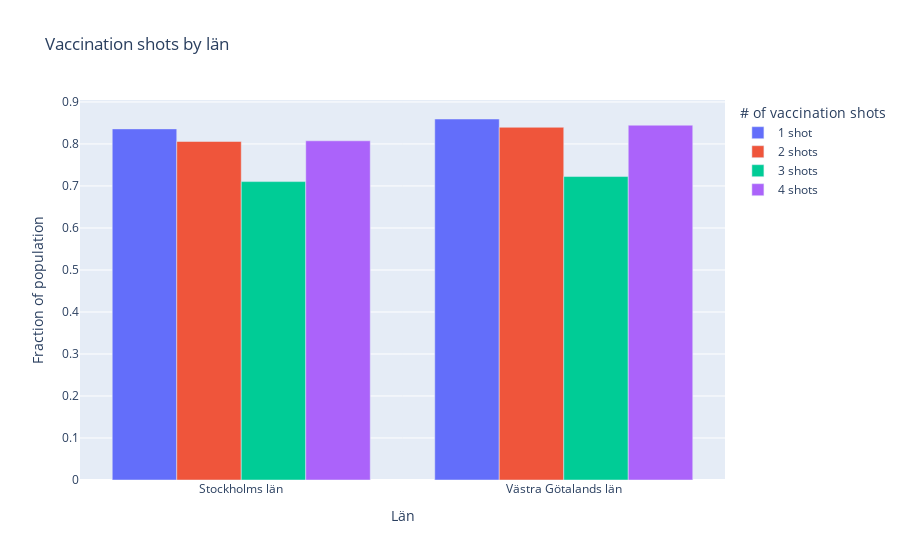

Source (notebook cell):
### Code cell
df_shots["4 shots"] = df_vac.groupby("Län_namn")["Andel 4 doser"].mean()

fig = px.bar(
    df_shots.loc[['Stockholms län', 'Västra Götalands län']],
    barmode = "group",
    title="Vaccination shots by län",
    labels=dict(variable="# of vaccination shots", value="Fraction of population", Län_namn = "Län"),
)

fig.show()
fig.write_html("Visualizations/SWE_Vaccination_shots_sthml_and_vgota.html")

### Figure 1 — Plotly figure (JSON) as saved in the notebook; plotly's stock layout.template omitted (floating-point values rounded to 4 significant figures)
{"data": [{"alignmentgroup": "True", "hovertemplate": "# of vaccination shots=1 shot<br>Län=%{x}<br>Fraction of population=%{y}<extra></extra>", "legendgroup": "1 shot", "marker": {"color": "#636efa", "pattern": {"shape": ""}}, "name": "1 shot", "offsetgroup": "1 shot", "orientation": "v", "showlegend": true, "textposition": "auto", "type": "bar", "x": ["Stockholms län", "Västra Götalands län"], "xaxis": "x", "y": [0.8359, 0.8594], "yaxis": "y"}, {"alignmentgroup": "True", "hovertemplate": "# of vaccination shots=2 shots<br>Län=%{x}<br>Fraction of population=%{y}<extra></extra>", "legendgroup": "2 shots", "marker": {"color": "#EF553B", "pattern": {"shape": ""}}, "name": "2 shots", "offsetgroup": "2 shots", "orientation": "v", "showlegend": true, "textposition": "auto", "type": "bar", "x": ["Stockholms län", "Västra Götalands län"], "xaxis": "x", "y": [0.8059, 0.8397], "yaxis": "y"}, {"alignmentgroup": "True", "hovertemplate": "# of vaccination shots=3 shots<br>Län=%{x}<br>Fraction of population=%{y}<extra></extra>", "legendgroup": "3 shots", "marker": {"color": "#00cc96", "pattern": {"shape": ""}}, "name": "3 shots", "offsetgroup": "3 shots", "orientation": "v", "showlegend": true, "textposition": "auto", "type": "bar", "x": ["Stockholms län", "Västra Götalands län"], "xaxis": "x", "y": [0.7104, 0.7224], "yaxis": "y"}, {"alignmentgroup": "True", "hovertemplate": "# of vaccination shots=4 shots<br>Län=%{x}<br>Fraction of population=%{y}<extra></extra>", "legendgroup": "4 shots", "marker": {"color": "#ab63fa", "pattern": {"shape": ""}}, "name": "4 shots", "offsetgroup": "4 shots", "orientation": "v", "showlegend": true, "textposition": "auto", "type": "bar", "x": ["Stockholms län", "Västra Götalands län"], "xaxis": "x", "y": [0.8075, 0.8447], "yaxis": "y"}], "layout": {"barmode": "group", "legend": {"title": {"text": "# of vaccination shots"}, "tracegroupgap": 0}, "title": {"text": "Vaccination shots by län"}, "xaxis": {"anchor": "y", "domain": [0, 1], "title": {"text": "Län"}}, "yaxis": {"anchor": "x", "domain": [0, 1], "title": {"text": "Fraction of population"}}}}
